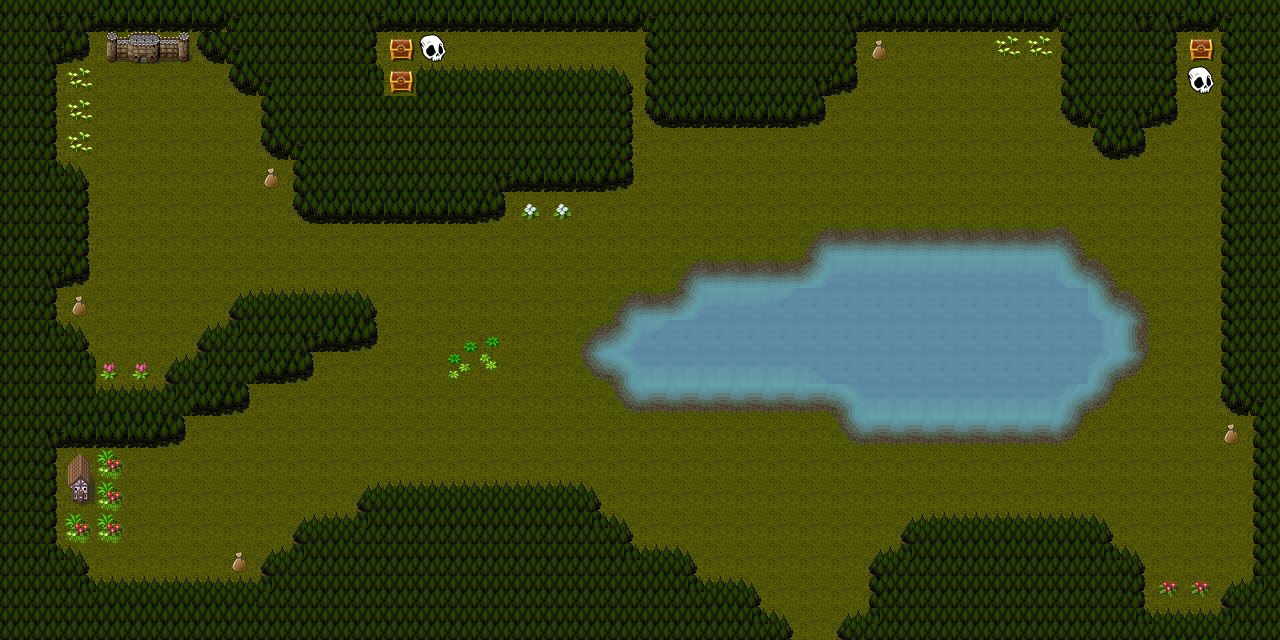

Tiled map render using the project's own tile images. Description and the map definition, with tile-layer contents summarised, below:
An orthogonal 40x20 tile map with 32x32 px tiles, 5 tile layers (BG, Water BG, Water, FG, ...), 5 tilesets.

<map version="1.0" tiledversion="1.1.5" orientation="orthogonal" renderorder="right-down" width="40" height="20" tilewidth="32" tileheight="32" infinite="0" nextobjectid="1">
 <tileset firstgid="1" name="discordantTriggers" tilewidth="32" tileheight="32" tilecount="900" columns="30">
  <image source="../../tilesets/discordantTriggers.png" width="960" height="960" />
 </tileset>
 <tileset firstgid="901" name="indrahWilderness" tilewidth="32" tileheight="32" tilecount="220" columns="10">
  <image source="../../tilesets/indrahWilderness.png" width="320" height="704" />
 </tileset>
 <tileset firstgid="1121" name="Inq XP WM - World Map" tilewidth="32" tileheight="32" tilecount="4112" columns="8">
  <image source="../../tilesets/Inq XP WM - World Map.png" width="256" height="16448" />
 </tileset>
 <tileset firstgid="5233" name="Inq XP WM - Medium Water" tilewidth="32" tileheight="32" tilecount="48" columns="12">
  <image source="../../tilesets/Inq XP WM - Medium Water.png" width="384" height="128" />
 </tileset>
 <tileset firstgid="5281" name="Inq XP WM - Shallows" tilewidth="32" tileheight="32" tilecount="48" columns="12">
  <image source="../../tilesets/Inq XP WM - Shallows.png" width="384" height="128" />
 </tileset>
 <layer name="BG" width="40" height="20">
  <data>[800 cells, 800 non-empty, 1 distinct tile ids]</data>
 </layer>
 <layer name="Water BG" width="40" height="20">
  <data>[800 cells, 63 non-empty, 1 distinct tile ids]</data>
 </layer>
 <layer name="Water" width="40" height="20">
  <data>[800 cells, 72 non-empty, 20 distinct tile ids]</data>
 </layer>
 <layer name="FG" width="40" height="20">
  <data>[800 cells, 388 non-empty, 30 distinct tile ids]</data>
 </layer>
 <layer name="path" width="40" height="20" opacity="0">
  <data>[800 cells, 388 non-empty, 1 distinct tile ids]</data>
 </layer>
</map>
